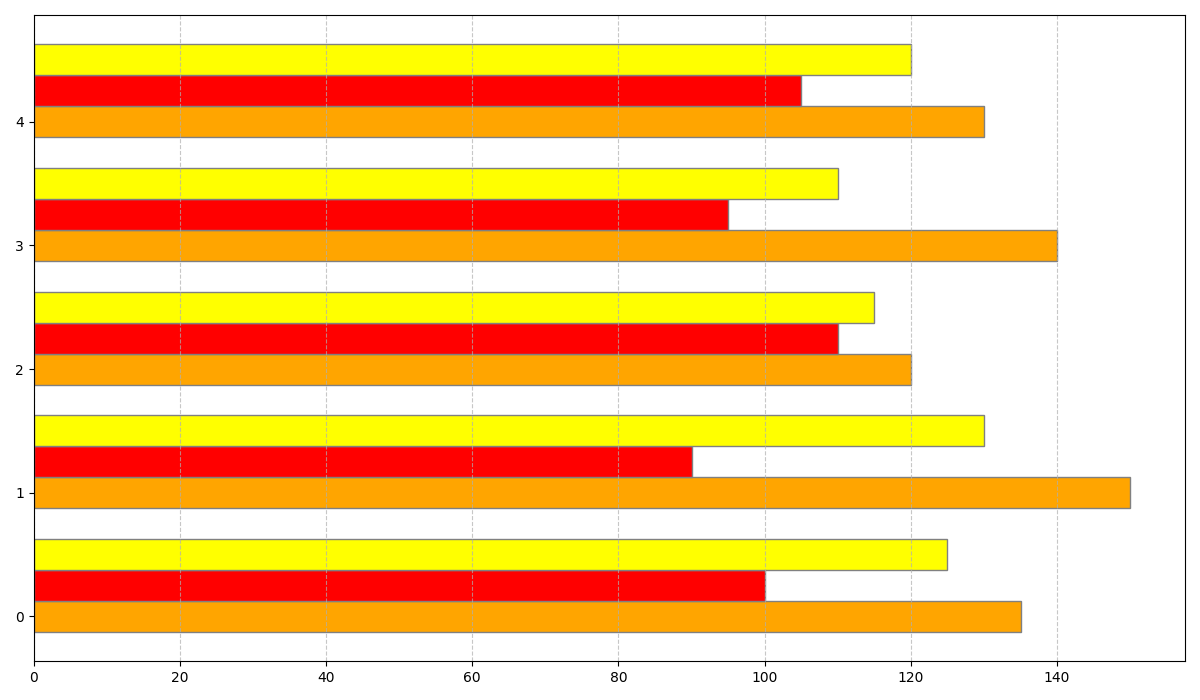

Recreate this plot in Python.
import matplotlib.pyplot as plt
import numpy as np

years = np.arange(2018, 2023)

apples_production = [135, 150, 120, 140, 130]
bananas_production = [100, 90, 110, 95, 105]
oranges_production = [125, 130, 115, 110, 120]

bar_height = 0.25

r1 = np.arange(len(years))
r2 = [x + bar_height for x in r1]
r3 = [x + bar_height for x in r2]

fig, ax = plt.subplots(figsize=(12, 7))

# Plot horizontal bars
ax.barh(r1, apples_production, color='orange', height=bar_height, edgecolor='grey')
ax.barh(r2, bananas_production, color='red', height=bar_height, edgecolor='grey')
ax.barh(r3, oranges_production, color='yellow', height=bar_height, edgecolor='grey')

# The below lines have been removed to eliminate textual elements:
# add_labels(bars1, ax)
# add_labels(bars2, ax)
# add_labels(bars3, ax)
# ax.set_title(...)
# ax.set_ylabel(...)
# ax.set_xlabel(...)
# ax.set_yticks([...])
# ax.set_yticklabels(years)
# ax.legend()

ax.grid(axis='x', linestyle='--', alpha=0.7)
plt.tight_layout()
plt.show()
